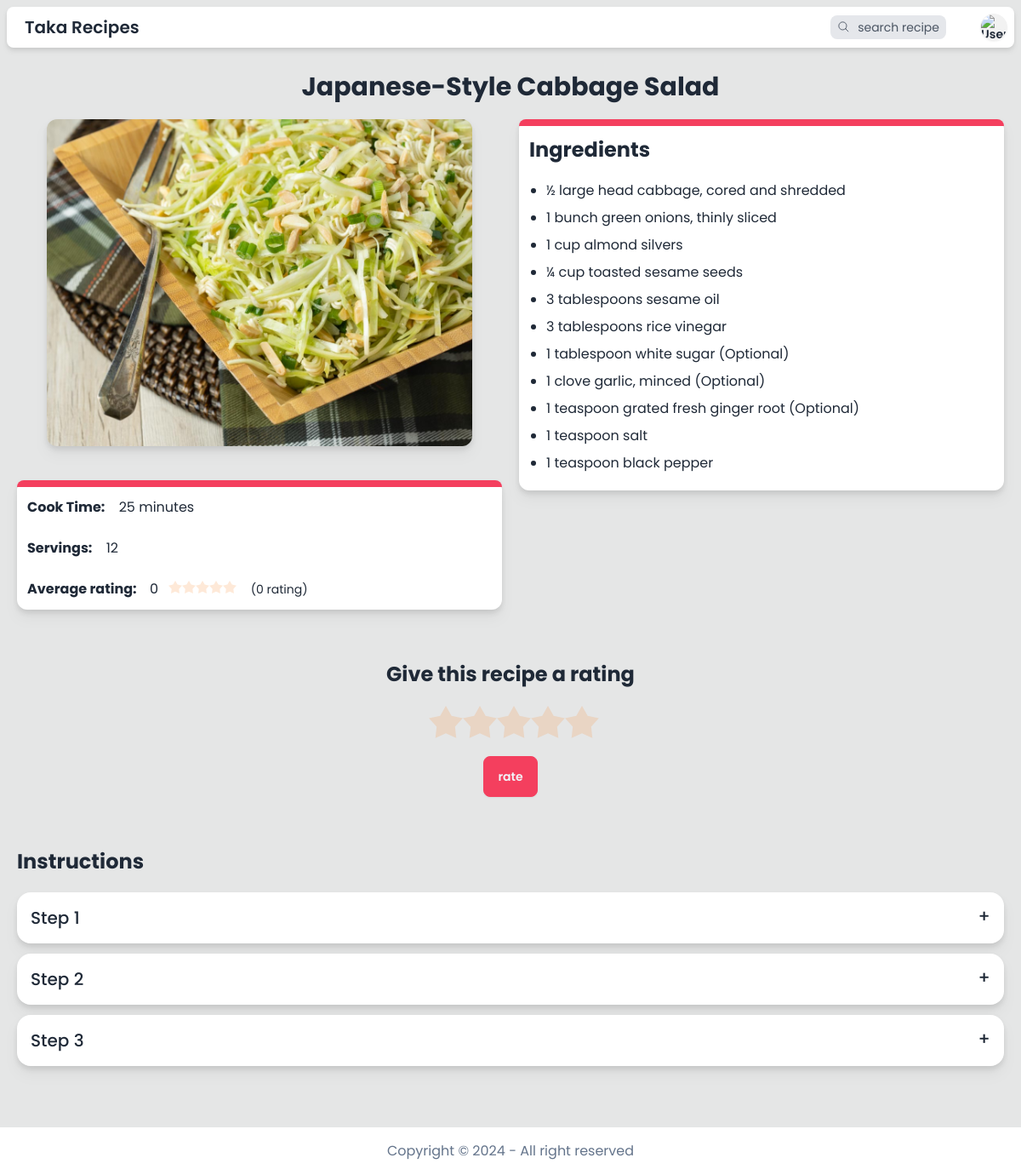
The page /recipe/82 (signed in) on the database its author committed.
### model.py (models this page shows)
class Recipe(db.Model):
    __tablename__ = "recipe"
    id = mapped_column(Integer, primary_key=True)
    name = mapped_column(String(200), nullable=False)
    cook_time_in_minutes = mapped_column(Integer, nullable=False)
    servings = mapped_column(Integer, nullable=False)
    ingredients = mapped_column(JSON, nullable=False)
    instructions = mapped_column(JSON, nullable=False)
    image = mapped_column(String(255), nullable=False)
    datetime = mapped_column(String(100), nullable=False)
    user_id = mapped_column(Integer, ForeignKey("user.id"))
    average_rating = mapped_column(Integer, nullable=False, default=0)
    total_ratings = mapped_column(Integer, nullable=False, default=0)

### app.py (the view)
@app.route("/recipe/<recipe_id>")
@login_required
def recipe_detail(recipe_id):
    recipe = db.session.execute(db.select(Recipe).filter_by(id=recipe_id)).scalar_one_or_none()
    if not recipe:
        return render_template("error.html", error=error(HTTPStatus.NOT_FOUND))
    if recipe.cook_time_in_minutes >= 60:
        recipe.cook_time_hour = recipe.cook_time_in_minutes // 60
        recipe.cook_time_minute = recipe.cook_time_in_minutes % 60
    else:
        recipe.cook_time_hour = None
        recipe.cook_time_minute = recipe.cook_time_in_minutes
    current_user_rating = db.session.execute(db.select(Rating).filter_by(recipe_id=recipe_id, user_id=session["user_id"])).scalar_one_or_none()
    current_user_rating = current_user_rating.rating if current_user_rating else 0
    return render_template("/recipe/recipe_detail.html", recipe=recipe, current_user_rating=current_user_rating)

### helpers.py (called while the page is built)
def login_required(f):
    @wraps(f)
    def decorated_function(*args, **kwargs):
        if session.get("user_id") is None:
            return redirect("/login")
        return f(*args, **kwargs)
    return decorated_function

### templates/recipe/recipe_detail.html (shortened to what this page needs)
{% extends "template.html" %}
{% block main %}
<div class="w-screen max-w-[2000px] mx-auto p-5 mb-10">
    <p class="text-center text-3xl font-bold mb-5">{{ recipe.name }}</p>
    <div class="flex flex-col lg:flex-row items-center lg:items-start gap-10 lg:gap-5 w-full">
        <div class="w-full">
            <img class="object-cover w-full sm:w-[400px] lg:w-[500px] h-72 lg:h-96 mx-auto rounded-xl drop-shadow-lg" src="{{ url_for('static', filename=recipe.image) }}" alt="pizza">
            <div class="mt-10 drop-shadow-lg bg-base-100 rounded-xl">
                <div class="h-2 bg-accent rounded-t-xl"></div>
                <div class="grid grid-rows-2 text-sm md:text-base">
                    <div class="p-3">
                        <span class="font-bold">Cook Time:</span>
                        <span class="hover:text-rose-500 ml-3 text-right">
                            {% if recipe.cook_time_minute %}
                                {{ recipe.cook_time_minute }}{{ " minute" if recipe.cook_time_minute == 1 else " minutes"}}
                            {% endif %}
                        </span>
                    </div>
                    <div class="p-3">
                        <span class="font-bold">Servings:</span>
                        <span class="hover:text-rose-500 ml-3">{{ recipe.servings }}</span>
                    </div>
                    <div class="p-3">
                        <span class="font-bold">Average rating: </span>
                        <span class="hover:text-rose-500 ml-3">{{recipe.average_rating}}</span>
                        <span class="rating rating-sm rating-half">
                            <input type="radio" name="rating" disabled class="rating-hidden cursor-default" value="0" {{ "checked" if recipe.average_rating >= 0 }} />
                            <input type="radio" name="rating" disabled class="mask mask-star-2 mask-half-1 bg-orange-400 cursor-default" value="0.5" {{ "checked" if recipe.average_rating >= 0.5 }} />
                            <input type="radio" name="rating" disabled class="mask mask-star-2 mask-half-2 bg-orange-400 cursor-default" value="1" {{ "checked" if recipe.average_rating >= 1 }} />
                            <input type="radio" name="rating" disabled class="mask mask-star-2 mask-half-1 bg-orange-400 cursor-default" value="1.5" {{ "checked" if recipe.average_rating >= 1.5 }} />
                            <input type="radio" name="rating" disabled class="mask mask-star-2 mask-half-2 bg-orange-400 cursor-default" value="2" {{ "checked" if recipe.average_rating >= 2 }} />
                            <input type="radio" name="rating" disabled class="mask mask-star-2 mask-half-1 bg-orange-400 cursor-default" value="2.5" {{ "checked" if recipe.average_rating >= 2.5 }} />
                            <input type="radio" name="rating" disabled class="mask mask-star-2 mask-half-2 bg-orange-400 cursor-default" value="3" {{ "checked" if recipe.average_rating >= 3 }} />
                            <input type="radio" name="rating" disabled class="mask mask-star-2 mask-half-1 bg-orange-400 cursor-default" value="3.5" {{ "checked" if recipe.average_rating >= 3.5 }} />
                            <input type="radio" name="rating" disabled class="mask mask-star-2 mask-half-2 bg-orange-400 cursor-default" value="4" {{ "checked" if recipe.average_rating >= 4 }} />
                            <input type="radio" name="rating" disabled class="mask mask-star-2 mask-half-1 bg-orange-400 cursor-default" value="4.5" {{ "checked" if recipe.average_rating >= 4.5 }} />
                            <input type="radio" name="rating" disabled class="mask mask-star-2 mask-half-2 bg-orange-400 cursor-default" value="5" {{ "checked" if recipe.average_rating == 5 }} />
                        </span>
                        <span class="ml-3 text-sm">({{recipe.total_ratings}} {{ "rating" if recipe.total_ratings <= 1 else "ratings"}})</span>
                    </div>
                </div>
            </div>
        </div>
        <div class="drop-shadow-lg bg-base-100 rounded-xl w-full">
            <div class="h-2 bg-accent rounded-t-xl"></div>
            <div class="p-3">
                <h3 class="text-2xl font-bold">Ingredients</h3>
                <ul class="list-disc ml-5 mt-5 text-sm md:text-base">
                    {% for ingredient in recipe.ingredients %}
                    <li class="my-2 hover:text-rose-500">{{ ingredient }}</li>
                    {% endfor %}
                </ul>
            </div>
        </div>
    </div>
    <div class="mt-10 flex flex-col items-center py-5">
        <h2 class="font-bold text-2xl mb-5 text-center">{{ "Your rating on this recipe" if current_user_rating else "Give this recipe a rating"}}</h2>
        <form action="/recipe/{{recipe.id}}/rate" method="post" class="flex flex-col items-center">
            <div class="rating rating-lg">
                <input type="radio" name="rating" class="rating-hidden cursor-default" value="0" {{ "checked" if not current_user_rating }} />
                <input type="radio" name="rating" class="mask mask-star-2 bg-orange-400 cursor-default" value="1" {{ "checked" if current_user_rating >= 1 }} />
                <input type="radio" name="rating" class="mask mask-star-2 bg-orange-400 cursor-default" value="2" {{ "checked" if current_user_rating >= 2 }} />
                <input type="radio" name="rating" class="mask mask-star-2 bg-orange-400 cursor-default" value="3" {{ "checked" if current_user_rating >= 3 }} />
                <input type="radio" name="rating" class="mask mask-star-2 bg-orange-400 cursor-default" value="4" {{ "checked" if current_user_rating >= 4 }} />
                <input type="radio" name="rating" class="mask mask-star-2 bg-orange-400 cursor-default" value="5" {{ "checked" if current_user_rating == 5 }} />
            </div>
            <button type="submit" class="btn btn-accent mt-5">{{ "re-rate" if current_user_rating else "rate"}}</button>
        </form>
    </div>
    <div id="instructions" class="mt-10">
        <h2 class="font-bold text-2xl mb-5">Instructions</h2>
        {% for instruction in recipe.instructions %}
        <div class="collapse collapse-plus bg-base-100 my-3 drop-shadow-lg">
            <div class="collapse-title text-xl font-medium">Step {{ loop.index }}</div>
        </div>
        {% endfor %}
    </div>
</div>
{% endblock %}

### rows shown on the page
Recipe: name "Japanese-Style Cabbage Salad", image (picture), servings "12", average_rating "0", total_ratings "0", total_ratings "rating"

### other values the page prints
{{ recipe.cook_time_minute }} "25"
{{ " minute" if recipe.cook_time_minute == 1 else " minutes" }} "minutes"
{{ ingredient }} "½ large head cabbage, cored and shredded" "1 bunch green onions, thinly sliced" "1 cup almond silvers" "¼ cup toasted sesame seeds" "3 tablespoons sesame oil" "3 tablespoons rice vinegar" "1 tablespoon white sugar (Optional)" "1 clove garlic, minced (Optional)" "1 teaspoon grated fresh ginger root (Optional)" "1 teaspoon salt" "1 teaspoon black pepper"
{{ "re-rate" if current_user_rating else "rate" }} "rate"
